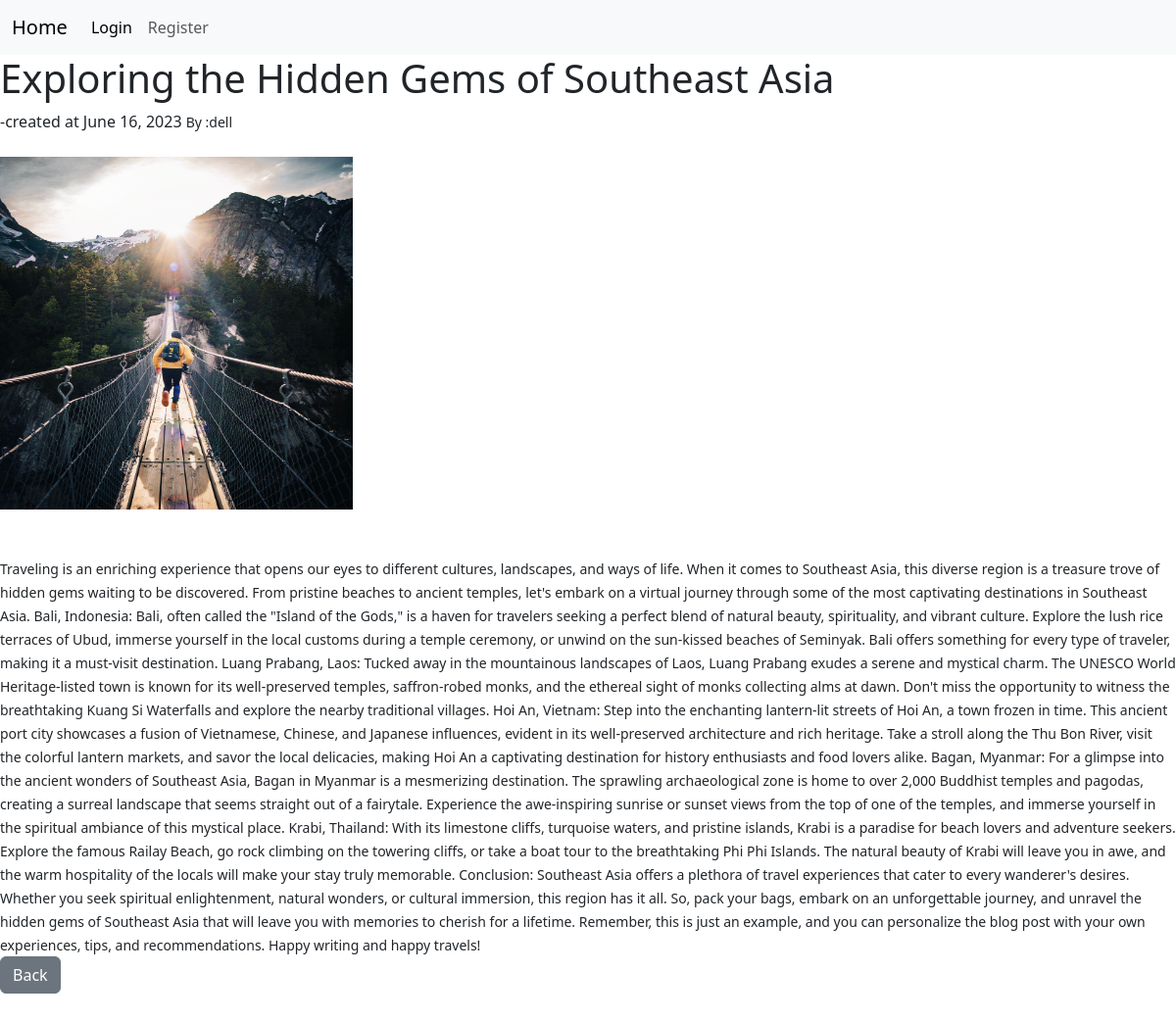
The app's page /article/1 with its own data.
### nblog/models.py (models this page shows, shortened)
class Post(models.Model):
    title  = models.CharField(max_length=240)
    header_image= models.ImageField(null=True,blank = True,upload_to='images/')
    title_tag  = models.CharField(max_length=240,default='My blog')
    author = models.ForeignKey(User, on_delete=models.CASCADE)
    body = models.TextField()
    post_date = models.DateField(auto_now_add=True)

### nblog/views.py (the view)
# urls.py: path('article/<int:pk>', ArticleView.as_view(), name='article'),
class ArticleView(DetailView):
    model = Post
    template_name = 'article_details.html'

### nblog/templates/article_details.html (shortened to what this page needs)
{% extends 'base.html' %}
{% block content %}
    <body>
        <h1>{{post.title}}</h1>-created at {{post.post_date}}
        <small> By :{{post.author}}
        <br/><br/>
        {% if post.header_image %}
            <center>
                <picture>
                    <div class="ratio" style="--bs-aspect-ratio: 30%;">
                        <div class="ratio" style="width: 30vw;">
                        <source srcset="image-small.jpg" media="(max-width: 400px)">
                        <img src="{{ post.header_image.url }}" alt="Header Image">
                        </div>
                    </div>
                </picture>
            </center>
        {% endif %}
            <br/><br/>
            {{post.body}}
            <a href="{% url 'home' %}"><button  class="btn btn-secondary">Back</button></a><br/><br/><br/>
    </body>
{% endblock %}

### records on screen
Post: title "Exploring the Hidden Gems of Southeast Asia", post_date "June 16, 2023", author "dell", header_image (picture), body "Traveling is an enriching experience that opens our eyes to different cultures, landscapes, and ways of life. When it comes to Southeast Asia, this diverse region is a treasure trove of hidden gems waiting to be discovered. From pristine beaches to ancient temples, let's embark on a virtual journey through some of the most captivating destinations in Southeast Asia. Bali, Indonesia: Bali, often called the \"Island of the Gods,\" is a haven for travelers seeking a perfect blend of natural beauty, spirituality, and vibrant culture. Explore the lush rice terraces of Ubud, immerse yourself in the local customs during a temple ceremony, or unwind on the sun-kissed beaches of Seminyak. Bali offers…"
